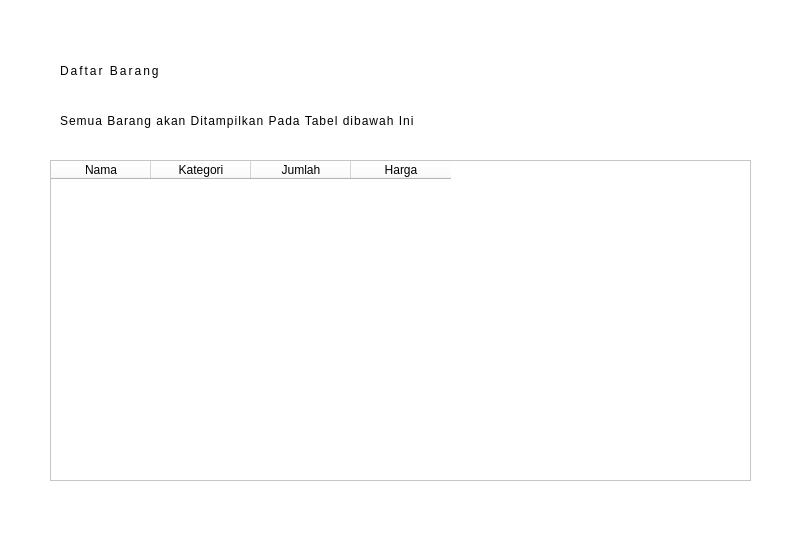
<?xml version="1.0" encoding="UTF-8"?>
<ui version="4.0">
 <class>Dialog</class>
 <widget class="QDialog" name="Dialog">
  <property name="geometry">
   <rect>
    <x>0</x>
    <y>0</y>
    <width>800</width>
    <height>550</height>
   </rect>
  </property>
  <property name="windowTitle">
   <string>Dialog</string>
  </property>
  <widget class="QWidget" name="widget" native="true">
   <property name="geometry">
    <rect>
     <x>-10</x>
     <y>0</y>
     <width>811</width>
     <height>550</height>
    </rect>
   </property>
   <property name="styleSheet">
    <string notr="true">background-color:white;
</string>
   </property>
   <widget class="QLabel" name="lTitle">
    <property name="geometry">
     <rect>
      <x>70</x>
      <y>50</y>
      <width>321</width>
      <height>41</height>
     </rect>
    </property>
    <property name="styleSheet">
     <string notr="true">
font: 57 22pt &quot;Noto Looped Lao Medium&quot;;
letter-spacing:2px;</string>
    </property>
    <property name="text">
     <string>Daftar Barang</string>
    </property>
   </widget>
   <widget class="QLabel" name="lSubTitle">
    <property name="geometry">
     <rect>
      <x>70</x>
      <y>100</y>
      <width>521</width>
      <height>41</height>
     </rect>
    </property>
    <property name="styleSheet">
     <string notr="true">
font: 57 12pt &quot;Noto Looped Lao &quot;;
letter-spacing:1px;</string>
    </property>
    <property name="text">
     <string>Semua Barang akan Ditampilkan Pada Tabel dibawah Ini</string>
    </property>
   </widget>
   <widget class="QLabel" name="lbl_Exit">
    <property name="geometry">
     <rect>
      <x>760</x>
      <y>510</y>
      <width>31</width>
      <height>31</height>
     </rect>
    </property>
    <property name="text">
     <string/>
    </property>
    <property name="pixmap">
     <pixmap>../../../../../../Resource Grapich/Resources-Icon/illustration-business-concept/logout.png</pixmap>
    </property>
    <property name="scaledContents">
     <bool>true</bool>
    </property>
   </widget>
   <widget class="QTableWidget" name="tableWidget">
    <property name="geometry">
     <rect>
      <x>60</x>
      <y>160</y>
      <width>701</width>
      <height>321</height>
     </rect>
    </property>
    <column>
     <property name="text">
      <string>Nama</string>
     </property>
    </column>
    <column>
     <property name="text">
      <string>Kategori</string>
     </property>
    </column>
    <column>
     <property name="text">
      <string>Jumlah</string>
     </property>
    </column>
    <column>
     <property name="text">
      <string>Harga</string>
     </property>
    </column>
   </widget>
   <widget class="QLabel" name="lbl_Back">
    <property name="geometry">
     <rect>
      <x>660</x>
      <y>510</y>
      <width>31</width>
      <height>31</height>
     </rect>
    </property>
    <property name="text">
     <string/>
    </property>
    <property name="pixmap">
     <pixmap>../icon/previous.png</pixmap>
    </property>
    <property name="scaledContents">
     <bool>true</bool>
    </property>
   </widget>
  </widget>
 </widget>
 <resources/>
 <connections/>
</ui>
